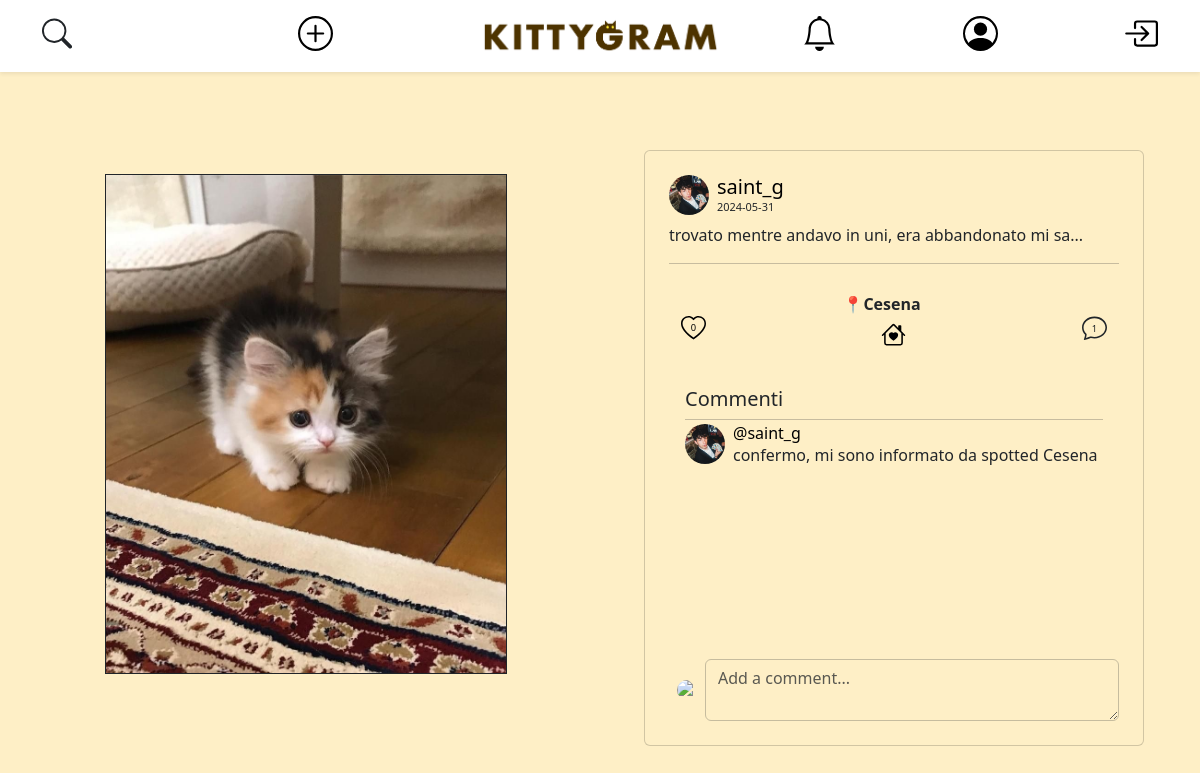
/open-post.php?post_id=7, run on the app's committed database.
### tables this page shows
CREATE TABLE IF NOT EXISTS ACCOUNT (
    user_id INT AUTO_INCREMENT PRIMARY KEY,
    username VARCHAR(25) NOT NULL UNIQUE,
    email VARCHAR(319) NOT NULL UNIQUE,
    password VARCHAR(512) NOT NULL,  
    salt VARCHAR(512) NOT NULL,
    first_name VARCHAR(25) NOT NULL,
    last_name VARCHAR(25) NOT NULL,
    user_bio VARCHAR(255) NOT NULL DEFAULT " ",
    profile_pic_id INT DEFAULT 1,
    city_id INT
);

CREATE TABLE IF NOT EXISTS MEDIA (
    media_id INT AUTO_INCREMENT PRIMARY KEY,
    file_name VARCHAR(255) NOT NULL,
    post_id INT
);

CREATE TABLE IF NOT EXISTS ADOPTION (
    post_id INT PRIMARY KEY,
    adopted BOOLEAN NOT NULL DEFAULT 0,
    city_id INT NOT NULL
);

CREATE TABLE IF NOT EXISTS POST (
    post_id INT AUTO_INCREMENT PRIMARY KEY,
    description VARCHAR(100) NOT NULL,
    date DATE NOT NULL,
    user_id INT NOT NULL
);

CREATE TABLE IF NOT EXISTS CITY (
    city_id INT AUTO_INCREMENT PRIMARY KEY,
    city_name VARCHAR(60) NOT NULL,
    city_cap VARCHAR(6) NOT NULL UNIQUE
);

CREATE TABLE IF NOT EXISTS COMMENT (
    comment_id INT AUTO_INCREMENT,
    post_id INT NOT NULL,
    user_id INT NOT NULL,
    message VARCHAR(200) NOT NULL,
    date DATETIME NOT NULL,
    PRIMARY KEY (comment_id, post_id)
);

### db-config.php (called while the page is built, shortened)
<?php
$dbname = "kittygram";
require_once("db/database.php");
$dbh = new DatabaseHelper($dbname);

### db/database.php (called while the page is built, shortened)
<?php
class DatabaseHelper
{
    private $db;
    public function __construct($dbname, $servername = "localhost", $username = "root", $password = "", $port = 3306)
    {
        $this->db = new mysqli($servername, $username, $password, $dbname, $port);
    }
    public function getAccountFromUsername($username)
    {
        $query = "SELECT user_id as id, username, file_name as pic, first_name, last_name, user_bio, email FROM account
                    LEFT JOIN media ON account.profile_pic_id = media.media_id
                    WHERE account.username = ?
                    LIMIT 1;";
        $stmt = $this->db->prepare($query);
        $stmt->bind_param("s", $username);
        $stmt->execute();
        $result = $stmt->get_result();
        return $result->fetch_all(MYSQLI_ASSOC)[0];
    }
    public function getAccountFromId($user_id)
    {
        $query = "SELECT user_id as id, username, file_name as pic, first_name, last_name, user_bio, email FROM account
                    LEFT JOIN media ON account.profile_pic_id = media.media_id
                    WHERE account.user_id = ?
                    LIMIT 1;";
        $stmt = $this->db->prepare($query);
        $stmt->bind_param("i", $user_id);
        $stmt->execute();
        $result = $stmt->get_result();
        return $result->fetch_all(MYSQLI_ASSOC)[0];
    }
    public function getNotificationsById($user_id)
    {
        $query = "
            SELECT notification_id,message,post_id,from_user_id as user_from_id,ur.username as username_from,seen,
            for_user_id as user_for_id,ui.username as username_for
            FROM NOTIFICATION INNER JOIN ACCOUNT ui ON NOTIFICATION.for_user_id = ui.user_id
            INNER JOIN ACCOUNT ur ON NOTIFICATION.from_user_id = ur.user_id
            WHERE NOTIFICATION.for_user_id = ? AND NOTIFICATION.seen = 0
            ORDER BY date DESC, notification_id
        ";
        $stmt = $this->db->prepare($query);
        $stmt->bind_param('i', $user_id);
        $stmt->execute();
        $result = $stmt->get_result();
        return $result->fetch_all(MYSQLI_ASSOC);
    }
    public function getNumLikes($post_id) {
        $query = "SELECT COUNT(*) FROM post_like WHERE post_id = ?";
        $stmt = $this->db->prepare($query);
        $stmt->bind_param("i", $post_id);
        $stmt->execute();
        $stmt->bind_result($num_likes);
        return isset($num_likes) ? $num_likes : 0;
    }
    public function userLikesPost($idPost, $userId)
    {
        $query = "
            SELECT COUNT(*) AS numberLikes
            FROM post_like
            WHERE user_id = ? AND post_id = ?
        ";
        $stmt = $this->db->prepare($query);
        $stmt->bind_param("ii", $userId, $idPost);
        $stmt->execute();
        $result = $stmt->get_result();
        $row = $result->fetch_assoc();
        return $row["numberLikes"];
    }
    function getMediasByPostId($post_id)
    {
        $query = "SELECT file_name FROM MEDIA WHERE post_id = ?";
        $stmt = $this->db->prepare($query);
        $stmt->bind_param("i", $post_id);
        $stmt->execute();
        $result = $stmt->get_result();
        $files = [];
        while ($row = $result->fetch_assoc()) {
            $files[] = $row['file_name'];
        }
        return $files;
    }
    private function getComments($post_id)
    {
        $query = "SELECT `username`, `file_name` as 'profile_pic', `message`, `date` FROM `comment`
                    LEFT JOIN (account LEFT JOIN media on account.profile_pic_id = media.media_id)
                        ON comment.user_id = account.user_id
                    WHERE comment.post_id = ?;";
        $stmt = $this->db->prepare($query);
        $stmt->bind_param("i", $post_id);
        $stmt->execute();
        $result = $stmt->get_result();
        return $result->fetch_all(MYSQLI_ASSOC);
    }
    public function isAdoption($post_id)
    {
        $query = "SELECT COUNT(*) as count
              FROM adoption
              WHERE post_id = ?";
        $stmt = $this->db->prepare($query);
        $stmt->bind_param("i", $post_id);
        $stmt->execute();
        $result = $stmt->get_result()->fetch_assoc();
        return $result['count'] > 0;
    }
    public function getAdoption($post_id)
    {
        $query = "SELECT post.post_id, description, date, user_id, adopted, city_name
                    FROM adoption
                    LEFT JOIN post ON adoption.post_id = post.post_id
                    LEFT JOIN city ON adoption.city_id = city.city_id
                    WHERE adoption.post_id = ?
                    LIMIT 1;";
        $stmt = $this->db->prepare($query);
        $stmt->bind_param("i", $post_id);
        $stmt->execute();
        $result = $stmt->get_result()->fetch_all(MYSQLI_ASSOC)[0];
        if (isset($result['user_id'])) {
            $result['owner'] = $this->getAccountFromId($result['user_id']);
            $result['media'] = $this->getMediasByPostId($post_id);
            $result['comment'] = $this->getComments($post_id);
        }
        return $result;
    }
}

### open-post.php (the view, shortened to what this page needs)
<?php
require_once ("db-config.php");
if (isset($_GET['post_id'])) {
    $post_id = $_GET['post_id'];
    $isAdoption = $dbh->isAdoption($post_id);
    if ($isAdoption) {
        $currentPost = $dbh->getAdoption($post_id);
    } else {
        $currentPost = $dbh->getPost($post_id);
    }
}
if (isset($currentPost)):
    ?>
    <!Doctype html>
    <html lang="en">
    <head>
        <link href="https://cdn.jsdelivr.net/npm/bootstrap@5.3.3/dist/css/bootstrap.min.css" rel="stylesheet"
>
        <link rel="stylesheet" href="css/style.css">
        <?php echo require_once ("./components/navbar.php") ?>
        <?php $viewer = $dbh->getAccountFromUsername($_SESSION['username']); ?>
    </head>
    <body>
        <div class="container-fluid py-4 d-flex justify-content-center align-items-center min-vh-100">
            <div class="row auto-cols w-100">
                <div class="col mt-5 mb-5 py-4 d-flex justify-content-center">
                    <?php
                    $images = $currentPost["media"];
                    if (count($currentPost["media"]) > 1): ?>
                        <div id="carousel-<?php echo $currentPost['post_id']; ?>" class="carousel slide">
                            <div class="carousel-indicators">
                                <?php foreach ($images as $index => $image): ?>
                                    <button type="button" data-bs-target="#carousel-<?php echo $currentPost['post_id']; ?>"
                                        data-bs-slide-to="<?php echo $index; ?>" class="<?php echo $index === 0 ? 'active' : ''; ?>"
                                        aria-current="<?php echo $index === 0 ? 'true' : 'false'; ?>"
                                        aria-label="Slide <?php echo $index + 1; ?>"></button>
                                <?php endforeach; ?>
                            </div>
                            <div class="carousel-inner">
                                <?php foreach ($images as $index => $image): ?>
                                    <div class="carousel-item <?php echo $index === 0 ? 'active' : ''; ?>">
                                        <img src="./img/<?php echo $image; ?>" class="d-block w-100 h-100 post-image"
                                            alt="Post Image">
                                    </div>
                                <?php endforeach; ?>
                            </div>
                            <button class="carousel-control-prev" type="button"
                                data-bs-target="#carousel-<?php echo $currentPost['post_id']; ?>" data-bs-slide="prev">
                                <span class="carousel-control-prev-icon" aria-hidden="true"></span>
                                <span class="visually-hidden">Previous</span>
                            </button>
                            <button class="carousel-control-next" type="button"
                                data-bs-target="#carousel-<?php echo $currentPost['post_id']; ?>" data-bs-slide="next">
                                <span class="carousel-control-next-icon" aria-hidden="true"></span>
                                <span class="visually-hidden">Next</span>
                            </button>
                        </div>
                    <?php else: ?>
                        <img src="./img/<?php echo $images[0]; ?>" alt="Post Image" class="border border-dark post-image">
                    <?php endif; ?>
                </div>
                <div class="col mt-5 d-flex justify-content-center">
                    <div class="card p-4">
                        <div class="mb-1 d-flex align-items-center">
                            <img src="img/<?php echo $currentPost['owner']['pic'] ?>" class="avatar rounded-circle me-2"
                                alt="Avatar utente">
                            <div>
                                <a href="open-profile.php?username=<?php echo $currentPost['owner']['username']; ?>"
                                    class="custom-link">
                                    <h5 class="mb-0"><?php echo $currentPost['owner']['username'] ?></h5>
                                </a>
                                <p class="mb-0 smaller-text"><?php echo $currentPost['date'] ?></p>
                            </div>
                        </div>
                        <p class="mb-0 mt-1 text-start"> <?php echo $currentPost['description'] ?></p>
                        <hr class="my-3 border-dark">
                        <nav class="navbar navbar-expand mt-1">
                            <div class="container-fluid">
                                <?php
                                $liked = $dbh->userLikesPost($currentPost["post_id"], $_SESSION["user_id"]);
                                $likedClass = $liked ? 'liked' : '';
                                ?>
                                <div class="like-icon <?php echo $likedClass ?>"
                                    data-post-id="<?php echo $currentPost["post_id"]; ?>"
                                    data-owner-id="<?php echo $currentPost["user_id"]; ?>">
                                    <svg width="25" height="25" xmlns="http://www.w3.org/2000/svg" viewBox="0 0 16 16">
                                        <path
                                            d="<?php echo $likedClass == 'liked' ? 'M8 1.314C12.438-3.248 23.534 4.735 8 15-7.534 4.736 3.562-3.248 8 1.314' : 'm8 2.748-.717-.737C5.6.281 2.514.878 1.4 3.053c-.523 1.023-.641 2.5.314 4.385.92 1.815 2.834 3.989 6.286 6.357 3.452-2.368 5.365-4.542 6.286-6.357.955-1.886.838-3.362.314-4.385C13.486.878 10.4.28 8.717 2.01zM8 15C-7.333 4.868 3.279-3.04 7.824 1.143q.09.083.176.171a3 3 0 0 1 .176-.17C12.72-3.042 23.333 4.867 8 15'; ?>" />
                                            <text x="8" y="8" fill="black" font-size="6" text-anchor="middle" alignment-baseline="middle"><?php echo $dbh->getNumLikes($post_id) ?></text>
                                    </svg>
                                </div>
                                <?php if ($isAdoption): ?>
                                    <?php if ($_SESSION['user_id'] != $currentPost['user_id']): ?>
                                        <?php if (!$currentPost['adopted']): ?>
                                            <div class="d-flex flex-column align-items-center mb-3">
                                                <span class="mb-1 fw-bold me-4">📍<?php echo $currentPost['city_name'] ?></span>
                                                <div class="adoption-icon" data-bs-toggle="modal" data-bs-target="#adoption-modal"
                                                    data-post-id="<?php echo $currentPost['post_id'] ?>"
                                                    data-owner="<?php echo $currentPost['owner']['username'] ?>">
                                                </div>
                                            </div>
                                        <?php endif; ?>
                                    <?php endif; ?>
                                <?php endif; ?>
                                <svg xmlns="http://www.w3.org/2000/svg" width="25" height="25" fill="currentColor" class="bi bi-chat" viewBox="0 0 16 16" id="commentIcon">
                                    <path
                                        d="M2.678 11.894a1 1 0 0 1 .287.801 11 11 0 0 1-.398 2c1.395-.323 2.247-.697 2.634-.893a1 1 0 0 1 .71-.074A8 8 0 0 0 8 14c3.996 0 7-2.807 7-6s-3.004-6-7-6-7 2.808-7 6c0 1.468.617 2.83 1.678 3.894m-.493 3.905a22 22 0 0 1-.713.129c-.2.032-.352-.176-.273-.362a10 10 0 0 0 .244-.637l.003-.01c.248-.72.45-1.548.524-2.319C.743 11.37 0 9.76 0 8c0-3.866 3.582-7 8-7s8 3.134 8 7-3.582 7-8 7a9 9 0 0 1-2.347-.306c-.52.263-1.639.742-3.468 1.105" />
                                    <text x="8" y="9" font-size="6" text-anchor="middle" alignment-baseline="middle"><?php echo count($currentPost['comment']) ?></text>
                                </svg>
                            </div>
                        </nav>
                        <div class="card-body">
                            <h5 class="card-title text-start">Commenti</h5>
                            <hr class="my-1 border-transparent">
                            <div class="comment-container">
                                <?php foreach ($currentPost['comment'] as $comment): ?>
                                    <div class="d-flex mb-3">
                                        <img src="img/<?php echo $comment['profile_pic'] ?>" class="avatar rounded-circle me-2"
                                            alt="Avatar utente">
                                        <div>
                                            <a href="open-profile.php?username=<?php echo $comment['username']; ?>"
                                                class="custom-link">
                                                <h6 class="mb-0">@<?php echo $comment['username'] ?></h6>
                                            </a>
                                            <p class="mb-0"><?php echo $comment['message'] ?></p>
                                        </div>
                                    </div>
                                <?php endforeach; ?>
                            </div>
                        </div>
                        <form id="commentForm" class="w-100">
                                <div class="d-flex align-items-center justify-content-center">
                                    <img src="img/<?php echo $viewer['pic'] ?>"
                                        class="small-avatar rounded-circle me-2 ms-2" alt="Avatar utente">
                                    <textarea class="form-control transparent-input" placeholder="Add a comment..."
                                        id="commentArea" maxlength=200></textarea>
                                </div>
                        </form>
                    </div>
                </div>
            </div>
        </div>
    </body>
    </html>
    <?php require_once ("./modals/post-settings-modal.php") ?>
<?php else:
    header('Location: ./index.php');
endif;
?>

### data on the page
account: profile_pic.file_name (picture), username "saint_g"
adoption: post_id.date "2024-05-31", post_id.description "trovato mentre andavo in uni, era abbandonato mi sa...", city.city_name "Cesena"
comment: media.file_name (picture), user.username "saint_g", message "confermo, mi sono informato da spotted Cesena"

### other printed values
$dbh->getNumLikes($post_id) "0"
count($currentPost['comment']) "1"
